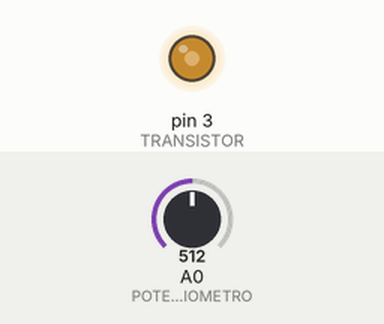
Simulated run of this sketch. Board: Arduino Uno, built with avr-gcc and run on an emulated ATmega328P. Parts: output pins drawn as LEDs (lit = HIGH). Inputs (shaded band) come from the test bench; at power-on: A0 (POTENCIOMETRO) = 512.

Above: at 1.8 s.
1.9 s: A0 (POTENCIOMETRO) set to 716
At 2.8 s:
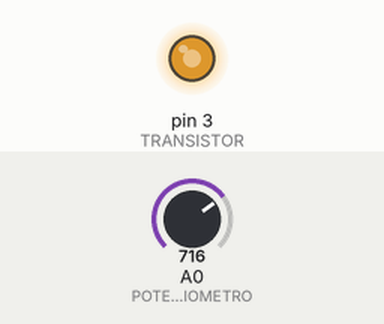
3.5 s: A0 (POTENCIOMETRO) set to 900
At 4.3 s:
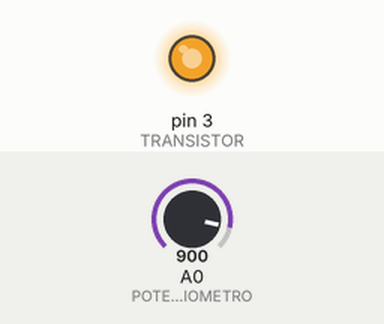
5.5 s: A0 (POTENCIOMETRO) set to 122
At 7.1 s:
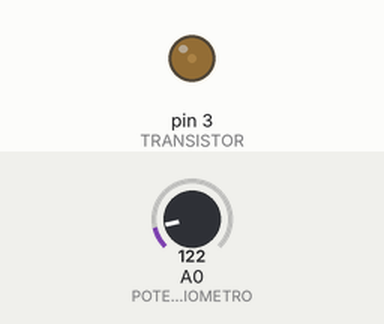
7.5 s: A0 (POTENCIOMETRO) set to 0
At 8.6 s:
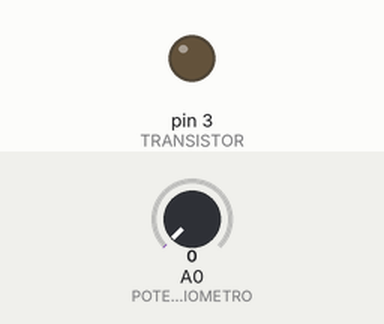
Timing chart, 0 to 10.5 s (numbered marks = the images above; inputs shaded):
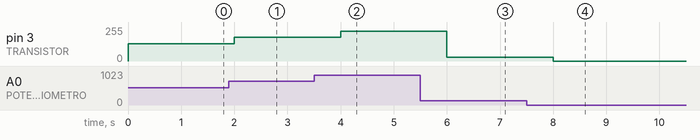

Measured:
- after the input at 1.9 s, pin 3 (TRANSISTOR): 128/255 → 179/255 after 0.10 s
- after the input at 3.5 s, pin 3 (TRANSISTOR): 179/255 → 225/255 after 0.50 s
- after the input at 5.5 s, pin 3 (TRANSISTOR): 225/255 → 30/255 after 0.50 s
- after the input at 7.5 s, pin 3 (TRANSISTOR): 30/255 → 0/255 after 0.50 s

The sketch:

motor-cc_transistor1.ino
```cpp
#define POTENCIOMETRO A0
#define TRANSISTOR 3

void setup()
{
  pinMode(POTENCIOMETRO, INPUT);
  pinMode(TRANSISTOR, OUTPUT);
}

void loop()
{
  analogWrite(TRANSISTOR,analogRead(POTENCIOMETRO)/4);
  delay(1000);
}
```
